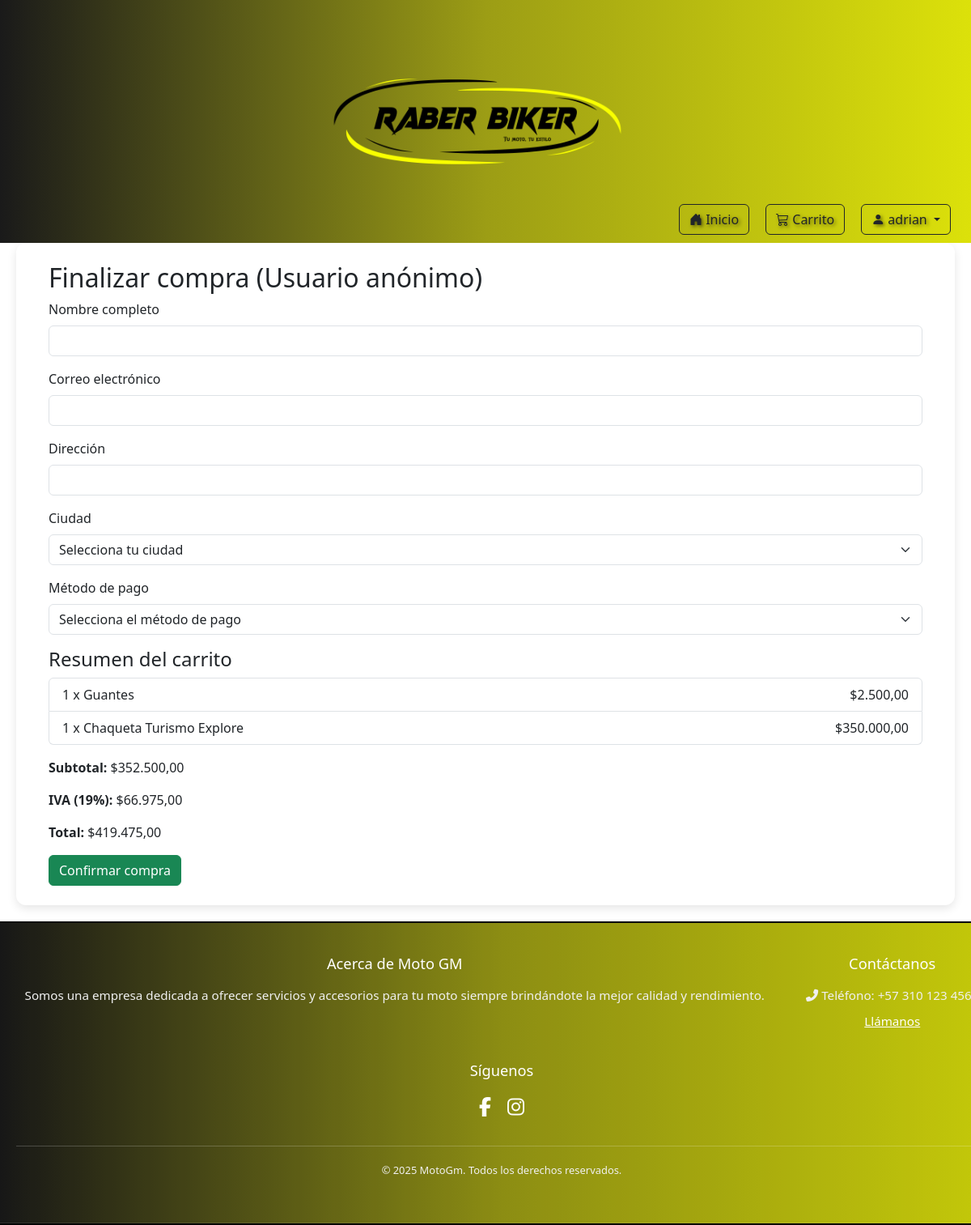
Page /productos/checkout-anonimo/ (signed in) on the committed database.
### productos/models.py (models this page shows, shortened)
class CarritoItem(models.Model):
        usuario = models.ForeignKey(User, on_delete=models.CASCADE, null=True, blank=True)
        session_key = models.CharField(max_length=40, null=True, blank=True)
        producto = models.ForeignKey(Producto, on_delete=models.CASCADE)
        cantidad = models.PositiveIntegerField(default=1)
        fecha_agregado = models.DateTimeField(auto_now_add=True)
        class Meta:
            unique_together = ('usuario', 'producto', 'session_key')
        def get_total_item_price(self):
            return self.cantidad * self.producto.precio

class Producto(models.Model):
    nombre = models.CharField(max_length=200)
    descripcion = models.TextField()
    precio = models.DecimalField(max_digits=12, decimal_places=0, verbose_name="Precio (COP)")
    imagen = models.ImageField(upload_to='productos/', null=True, blank=True) # Las imágenes se guardarán en media/productos/
    stock = models.IntegerField(default=0)
    disponible = models.BooleanField(default=True)
    fecha_creacion = models.DateTimeField(auto_now_add=True)
    ultima_actualizacion = models.DateTimeField(auto_now=True)
    categoria = models.ForeignKey(Categoria, on_delete=models.SET_NULL, null=True, blank=True, related_name='productos')
    class Meta:
        ordering = ['nombre'] # Ordena los productos por nombre por defecto

### productos/views.py (the view)
# urls.py: path('checkout-anonimo/', views.checkout_anonimo, name='checkout_anonimo'),
def checkout_anonimo(request):
    identifier = _get_or_create_cart_identifier(request)
    carrito_items = CarritoItem.objects.filter(session_key=identifier['session_key']).select_related('producto')
    if not carrito_items.exists():
        messages.warning(request, "Tu carrito está vacío. Añade productos para continuar.")
        return redirect('productos:lista_productos')
    subtotal = sum(item.get_total_item_price() for item in carrito_items)
    iva = (subtotal * Decimal('0.19')).quantize(Decimal('0.01'))
    total_carrito = (subtotal + iva).quantize(Decimal('0.01'))
    context = {
        'carrito_items': carrito_items,
        'subtotal': subtotal,
        'iva': iva,
        'total_carrito': total_carrito,
        'ciudades': COLOMBIAN_CITIES,
    }
    return render(request, 'productos/checkout_anonimo.html', context)

### productos/context_processors.py (called while the page is built)
def cart_item_count(request):
    cart_count = 0
    if request.user.is_authenticated:
        cart_count = CarritoItem.objects.filter(usuario=request.user).count() # o .aggregate(Sum('cantidad'))['cantidad__sum'] si quieres sumar las cantidades
    return {'cart_count': cart_count}

### productos/views.py (called while the page is built)
def _get_or_create_cart_identifier(request):
    if request.user.is_authenticated:
        return {'usuario': request.user, 'session_key': None}
    else:
        if not request.session.session_key:
            request.session.save() # Forzar la creación de una session_key si no existe
        return {'usuario': None, 'session_key': request.session.session_key}

### productos/templates/productos/checkout_anonimo.html (shortened to what this page needs)
{% extends 'core/base.html' %}
{% block content %}
<div class="container py-4">
    <h2>Finalizar compra (Usuario anónimo)</h2>
    <form method="post" action="{% url 'productos:process_checkout_anonimo' %}">
        <div class="mb-3">
            <label for="nombre_completo" class="form-label">Nombre completo</label>
            <input type="text" class="form-control" id="nombre_completo" name="nombre_completo" required>
        </div>
        <div class="mb-3">
            <label for="email" class="form-label">Correo electrónico</label>
            <input type="email" class="form-control" id="email" name="email" required>
        </div>
        <div class="mb-3">
            <label for="direccion" class="form-label">Dirección</label>
            <input type="text" class="form-control" id="direccion" name="direccion" required>
        </div>
        <div class="mb-3">
            <label for="ciudad" class="form-label">Ciudad</label>
            <select class="form-select" id="ciudad" name="ciudad" required>
                <option value="">Selecciona tu ciudad</option>
            </select>
        </div>
        <div class="mb-3">
            <label for="metodo_pago" class="form-label">Método de pago</label>
            <select class="form-select" id="metodo_pago" name="metodo_pago" required>
                <option value="">Selecciona el método de pago</option>
            </select>
        </div>
        <h4>Resumen del carrito</h4>
        <ul class="list-group mb-3">
            {% for item in carrito_items %}
                <li class="list-group-item d-flex justify-content-between align-items-center">
                    {{ item.cantidad }} x {{ item.producto.nombre }}
                    <span>${{ item.get_total_item_price|floatformat:2 }}</span>
                </li>
            {% endfor %}
        </ul>
        <p><strong>Subtotal:</strong> ${{ subtotal|floatformat:2 }}</p>
        <p><strong>IVA (19%):</strong> ${{ iva|floatformat:2 }}</p>
        <p><strong>Total:</strong> ${{ total_carrito|floatformat:2 }}</p>
        <button type="submit" class="btn btn-success">Confirmar compra</button>
    </form>
</div>
{% endblock %}

### core/templates/core/base.html (shortened to what this page needs)
{% load static %}
<!DOCTYPE html>
<html lang="es">
<head>
    <link rel="stylesheet" href="https://cdnjs.cloudflare.com/ajax/libs/font-awesome/6.5.2/css/all.min.css" />
    <link href="https://cdn.jsdelivr.net/npm/bootstrap@5.3.7/dist/css/bootstrap.min.css" rel="stylesheet">
    <link rel="stylesheet" href="{% static 'core/stylecore.css' %}">
    <link rel="stylesheet" href="https://cdn.jsdelivr.net/npm/bootstrap-icons@1.13.1/font/bootstrap-icons.min.css">
</head>
<body>
    <div class="container1">
        <div class="top-banner">
            <div class="banner-content">
                <div class="banner-logo">
                    <a href="{% url 'landing_page' %}">
                        <img src="{% static 'core/img/logoaprove.png' %}" alt="Logo MotoGM">
                    </a>
                </div>
            </div>
        </div>
        <div class="banner-buttons">
            <a href="{% url 'landing_page' %}" class="btn btn-outline-dark">
                <i class="bi bi-house-door-fill"></i> Inicio
            </a>
            <a href="{% url 'productos:view_cart' %}" class="btn btn-outline-dark position-relative">
                <i class="bi bi-cart3"></i> Carrito
            </a>
            {% if user.is_authenticated %}
                <div class="dropdown">
                    <a class="btn btn-outline-dark dropdown-toggle" href="#" id="userDropdown" data-bs-toggle="dropdown" aria-expanded="false">
                        <i class="bi bi-person-fill"></i> {{ user.username }}
                    </a>
                </div>
            {% endif %}
        </div>
    </div>
    <div class="main-content">
        {% block content %}{% endblock content %}
    </div>
    <footer class="main-footer">
        <div class="footer-content">
            <div class="footer-description">
                <h3>Acerca de Moto GM</h3>
                <p>Somos una empresa dedicada a ofrecer servicios y accesorios para tu moto siempre brindándote la mejor calidad y rendimiento.</p>
            </div>
            <div class="footer-contact">
                <h3>Contáctanos</h3>
                <p><i class="fas fa-phone-alt"></i> Teléfono: +57 310 123 4567</p>
                <p><a href="tel:+573101234567" class="phone-link">Llámanos</a></p>
            </div>
            <div class="footer-social">
                <h3>Síguenos</h3>
                <div class="social-icons">
                    <a href="https://facebook.com/tu_emprendimiento" target="_blank" aria-label="Facebook"><i class="fab fa-facebook-f"></i></a>
                    <a href="https://instagram.com/tu_emprendimiento" target="_blank" aria-label="Instagram"><i class="fab fa-instagram"></i></a>
                </div>
            </div>
        </div>
        <div class="footer-bottom">
            <p>&copy; 2025 MotoGm. Todos los derechos reservados.</p>
        </div>
    </footer>
</body>
</html>

### core/static/core/stylecore.css (style rules this page uses)
.main-content { display: flex; flex-direction: column; justify-content: center; align-items: center; min-height: calc(100vh - 300px - 200px); padding: 20px; }
.top-banner { padding: 10px 20px; color: white; }
.banner-content { display: flex; align-items: center; justify-content: flex-start; }
.banner-logo { margin: 0 20px 0 0; }
.banner-logo img { height: 250px; max-width: 100%; object-fit: contain; }
.container1 { background: linear-gradient(to right, #1a1a1a, #9c9d15, #dce10a); background-size: cover; background-position: center; background-repeat: no-repeat; height: 300px; display: flex; flex-direction: column; justify-content: center; align-items: center; color: white; text-shadow: 2px 2px 4px rgba(0, 0, 0, 0.5); padding: 20px; }
.container1 .btn { margin: 10px 5px; }
.banner-buttons { position: absolute; bottom: 0px; right: 20px; display: flex; gap: 10px; }
.container1 { position: relative; }
.main-content { padding-top: 0px; padding-bottom: 20px; }
.list-group-item { transition: background 0.2s ease; }
.main-footer { background: linear-gradient(to right, #1a1a1a, #9c9d15, #dce10a); border-top: 2px solid #000; border-bottom: 2px solid #000; padding: 40px 20px; font-size: 0.95em; color: white; position: relative; background-size: cover; background-repeat: no-repeat; background-position: left; width: 100%; margin: 0; left: 0; box-sizing: content-box; }
.main-footer::before { content: ""; position: absolute; top: 0; left: 0; width: 100%; height: 100%; background: rgba(0, 0, 0, 0.1); z-index: 0; pointer-events: none; }
.main-footer > * { position: relative; z-index: 1; }
.footer-content { display: flex; flex-wrap: wrap; justify-content: space-around; max-width: 1200px; margin: 0 auto; gap: 30px; text-align: left; }
.main-footer h3 { color: white; margin-bottom: 15px; font-size: 1.2em; text-align: center; }
.footer-description p, .footer-contact p { color: #f0f0f0; margin-bottom: 8px; line-height: 1.6; text-align: center; }
.footer-contact .phone-link { color: white; text-decoration: underline; transition: color 0.3s ease; }
.social-icons { display: flex; justify-content: center; margin-top: 15px; }
.social-icons a { color: white; font-size: 24px; margin: 0 10px; transition: color 0.3s ease; }
.footer-bottom { text-align: center; margin-top: 30px; padding-top: 20px; border-top: 1px solid rgba(255, 255, 255, 0.2); font-size: 0.85em; color: #f0f0f0; }
.container { background-color: #fff; padding: 40px; border-radius: 12px; box-shadow: 0 4px 12px rgba(0,0,0,0.1); max-width: 1200px; margin: auto; }

### core/templates/core/base.html (style rules this page uses)
html, body { overflow-x: hidden; scrollbar-width: thin; scrollbar-color: #bdbdbd #f5f5f5; }

### rows in the picture
CarritoItem: cantidad "1", producto.nombre "Guantes", get_total_item_price "2.500,00"
CarritoItem: cantidad "1", producto.nombre "Chaqueta Turismo Explore", get_total_item_price "350.000,00"

### other values in the picture
{{ user.username }} "adrian"
{{ subtotal|floatformat:2 }} "352.500,00"
{{ iva|floatformat:2 }} "66.975,00"
{{ total_carrito|floatformat:2 }} "419.475,00"
